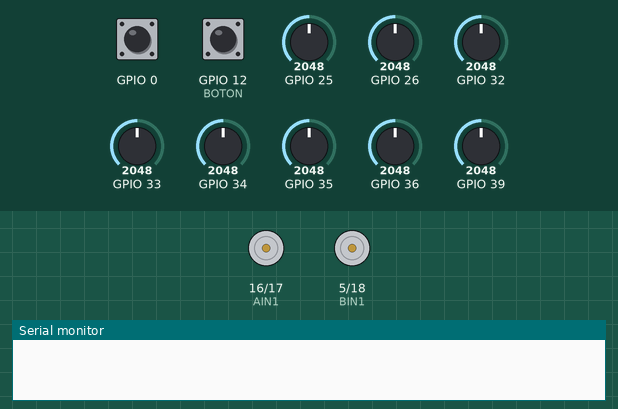
Recording of a sketch running on a simulated ESP32. Parts: motor-driver pin pairs drawn as motors (green arrow = first pin HIGH = forward, orange = second pin HIGH = backward, longer = more drive, scaled by the enable pin), the last lines printed to the serial monitor. The test bench sets the inputs (shaded band); at power-on: GPIO 12 (BOTON) LOW, GPIO 25 = 2048, GPIO 26 = 2048, GPIO 32 = 2048, GPIO 0 HIGH, GPIO 33 = 2048, GPIO 34 = 2048, GPIO 35 = 2048, GPIO 36 = 2048, GPIO 39 = 2048.

Above: at 6.0 s.
6.1 s: GPIO 12 (BOTON) pulled HIGH for 0.15 s
At 6.4 s:
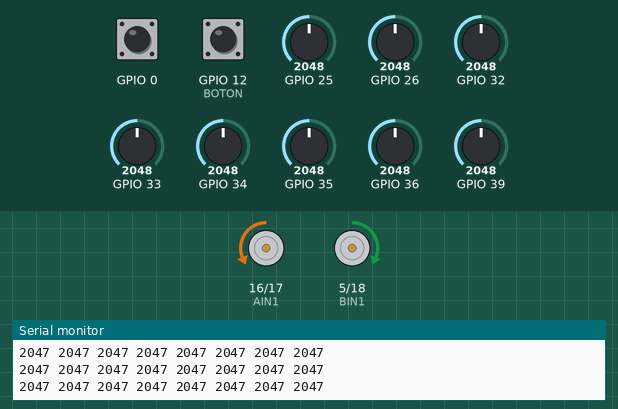
7.7 s: GPIO 25 set to 3566
10.7 s: GPIO 25 set to 3640
At 11.6 s:
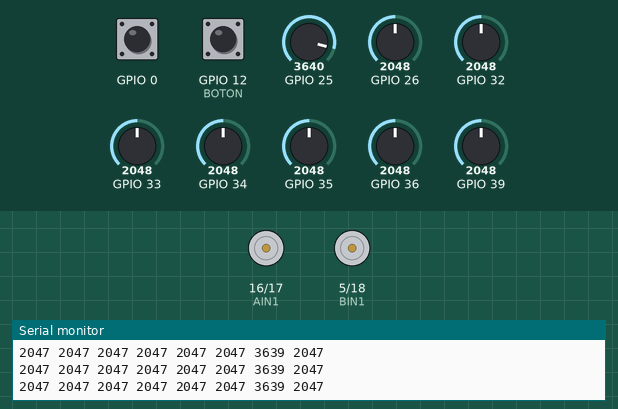
12.2 s: GPIO 26 set to 1029
13.7 s: GPIO 26 set to 951
16.7 s: GPIO 32 set to 1070
19.7 s: GPIO 32 set to 935
Timing chart, 0 to 22.2 s (numbered marks = the images above; inputs shaded):
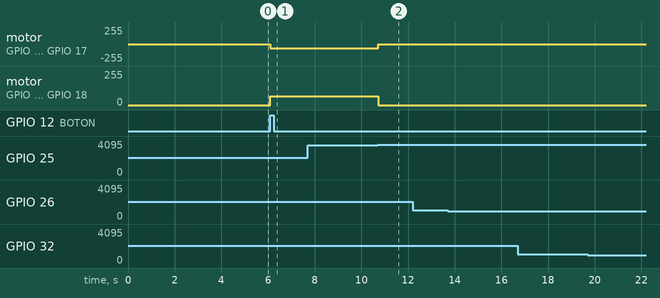

The sketch:

BlancoBlanco.ino
```cpp
#include "Pines.h"
#include <QTRSensors.h>

QTRSensors sigueLineas;

const uint8_t SensorCount = 8;
uint16_t sensorValues[SensorCount];
uint16_t umbralValues[SensorCount];
int toleranciaUmbral = 3050;

const int freq = 5000;
const int resolution = 8;


void setup() {
  QTRSetup();
  inicializarMotores();
  while (true) {
    if(digitalRead(BOTON ==1)){
      calibra();
      break;
    }
  }
  while (digitalRead(BOTON) == 0) {
  }
}

void loop() {
  sigueLineas.read(sensorValues);
  // put your main code here, to run repeatedly:
  /*if (sensorValues[1] <= umbralValues[1] && sensorValues[2] <= umbralValues[2]  && sensorValues[5] <= umbralValues[5] && sensorValues[6] <= umbralValues[6]) {
    Motor(50, -50);
  } else if (sensorValues[1] <= umbralValues[1] && sensorValues[2] <= umbralValues[2]  && sensorValues[5] <= umbralValues[5] && sensorValues[6] <= umbralValues[6]) {
    Motor(0, 50);
  }*/if (sensorValues[1] <= umbralValues[1] && sensorValues[2] <= umbralValues[2]  && sensorValues[5] <= umbralValues[5] && sensorValues[6] <= umbralValues[6]) {
    Motor(65, 65);
  }  else if (sensorValues[1] >= umbralValues[1] && sensorValues[2] >= umbralValues[2]  && sensorValues[3] >= umbralValues[3] && sensorValues[4] >= umbralValues[4] &&  sensorValues[5] >= umbralValues[5] && sensorValues[6] >= umbralValues[6]) {
    Motor(100, 100);
    delay (2000);

   }
   /*else if (sensorValues[1] <= umbralValues[1] && sensorValues[2] <= umbralValues[2]  && sensorValues[5] <= umbralValues[5] && sensorValues[6] <= umbralValues[6]) {
    Motor(-50, 50);
  }*/ else {
    Motor (0,0);
  }
  for (int i = 0; i <= 7; i++) {
    Serial.print(sensorValues[i]);
    Serial.print(" ");
  }
  Serial.println();
}
```

Motores.ino
```cpp
#include "Pines.h"

void inicializarMotores(){
  pinMode(BIN2  , OUTPUT);
  pinMode(BIN1  , OUTPUT);
  ledcSetup(1, freq, resolution);
  ledcAttachPin(PWMB, 1);
  pinMode(AIN1  , OUTPUT);
  pinMode(AIN2  , OUTPUT);
  ledcSetup(0, freq, resolution);
  ledcAttachPin(PWMA, 0);
}

void Motoriz(int value) {
  if ( value >= 0 ) {
    digitalWrite(BIN1, HIGH);
    digitalWrite(BIN2, LOW);
  } else {
    digitalWrite(BIN1, LOW);
    digitalWrite(BIN2, HIGH);
    value *= -1;
  }
  ledcWrite(0, value);
}
// Función accionamiento motor derecho
void Motorde(int value) {
  if ( value >= 0 ) {
    digitalWrite(AIN1, LOW);
    digitalWrite(AIN2, HIGH);
  } else {
    digitalWrite(AIN1, HIGH);
    digitalWrite(AIN2, LOW);
    value *= -1;
  }
  ledcWrite(1, value);
}

//Accionamiento de motores
void Motor(int righ, int left) {
  Motoriz(left);
  Motorde(righ);
}
```

QTR.ino
```cpp
void QTRSetup (){
  Serial.begin(9600);
  sigueLineas.setTypeAnalog();
  sigueLineas.setSensorPins((const uint8_t[])
  {36, 39, 34, 35, 32, 33, 25, 26}, SensorCount);

  sigueLineas.setEmitterPin(27);
  }
  
```

giros.ino
```cpp
/*void giroIzq(){
  Motor(0,0);
  delay(100);
  Motor(-70,70);
  delay(700);
  Motor(0,0);
  Motor(70,70);
  delay(100);
  }
void giroDer(){
   Motor(0,0);
  delay(100);
  Motor(70,-70);
  delay(700);
  Motor(0,0);
  Motor(70,70);
  delay()
}
*/
```

pines.h
```cpp
#define AIN1 16
#define AIN2 17
#define PWMA 4

#define BIN1 5
#define BIN2 18
#define PWMB 19

#define BOTON 12
```

sensores.ino
```cpp
void calibra() {

  for (int i = 0; i < 150; i++) {

    sigueLineas.calibrate();

    delay(10);
  }
  for (int i = 0; i < SensorCount; i++) {
    umbralValues[i] = ((sigueLineas.calibrationOn.minimum[i] + sigueLineas.calibrationOn.maximum[i]) / 2) + toleranciaUmbral;
  }
}
```

Measured:
- the behaviour switches between 3601 and 3602 on GPIO 25 (found by bisection; images 1 and 2)
- after the input at 6.1 s, motor on GPIO 16 (AIN1) / GPIO 17 (AIN2): stopped → backward 65/255 at once; motor on GPIO 5 (BIN1) / GPIO 18 (BIN2): stopped → forward 65/255 at once
- after the input at 10.7 s, motor on GPIO 16 (AIN1) / GPIO 17 (AIN2): backward 65/255 → stopped at once; motor on GPIO 5 (BIN1) / GPIO 18 (BIN2): forward 65/255 → stopped at once
